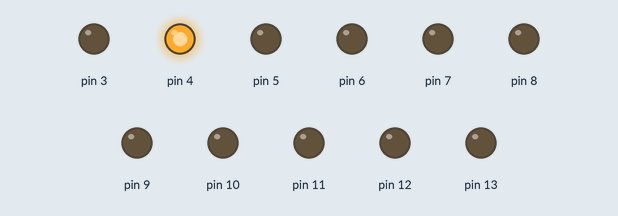
Recording of a sketch running on a simulated Arduino Uno, built with avr-gcc and run on an emulated ATmega328P. On the bench: output pins drawn as LEDs (lit = HIGH).

Above: at 0.3 s.
At 0.7 s:
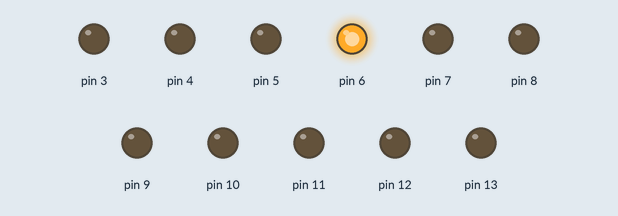
At 1.3 s:
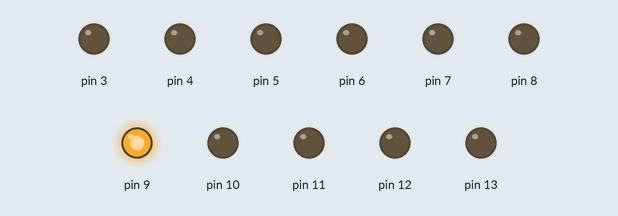
At 2.2 s:
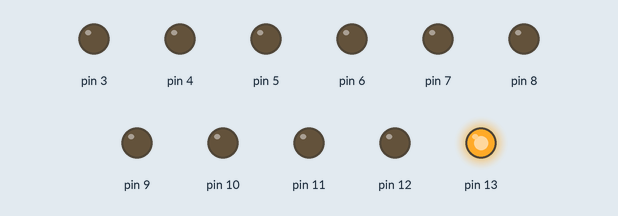
At 3.3 s:
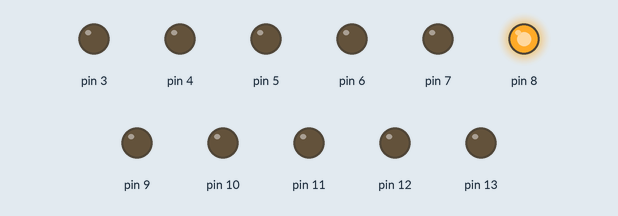
At 4.4 s:
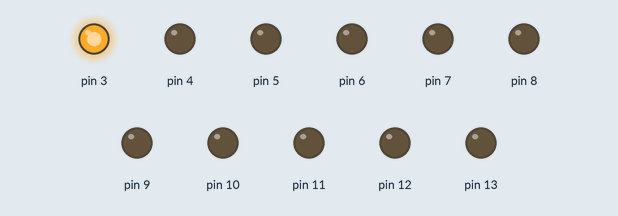
Timing chart, 0 to 5.7 s (numbered marks = the images above):
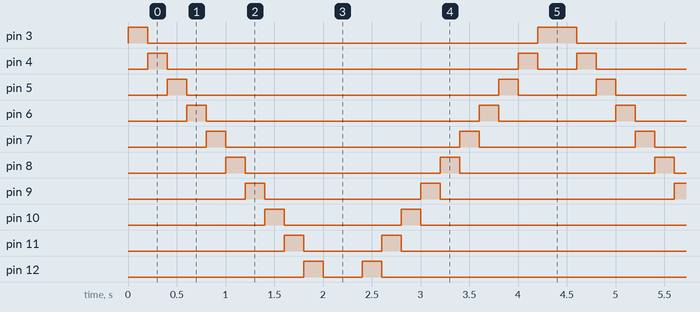

The sketch:

week03_6_auto_for_up_for_down.ino
```cpp
void setup() {
for(int i=3;i<=13;i++){
    pinMode(i,OUTPUT);
  }
}

void loop() {
  for(int i=3;i<=13;i++){ // 3-->13
    for(int k=3;k<=13;k++) digitalWrite(k,LOW); //全暗
    digitalWrite(i,HIGH); //指定的亮
    delay(200);
  }
  for(int i=13;i>=3;i--){ // 3<--13
    for(int k=3;k<=13;k++) digitalWrite(k,LOW); //全暗
    digitalWrite(i,HIGH);
    delay(200);
  }
}
```

Measured:
- by itself, pin 3: repeats every 4.4 s: LOW 4.0 s, HIGH 0.40 s
- by itself, pin 4: repeats every 4.4 s: LOW 3.6 s, HIGH 0.20 s, LOW 0.40 s, HIGH 0.20 s
- by itself, pin 5: repeats every 4.4 s: LOW 3.2 s, HIGH 0.20 s, LOW 0.80 s, HIGH 0.20 s
- by itself, pin 6: repeats every 4.4 s: LOW 2.8 s, HIGH 0.20 s, LOW 1.2 s, HIGH 0.20 s
- by itself, pin 7: repeats every 4.4 s: LOW 2.4 s, HIGH 0.20 s, LOW 1.6 s, HIGH 0.20 s
- by itself, pin 8: alternates HIGH for 0.20 s and LOW for 2.0 s
- by itself, pin 9: repeats every 4.4 s: LOW 1.6 s, HIGH 0.20 s, LOW 2.4 s, HIGH 0.20 s
- by itself, pin 10: repeats every 4.4 s: LOW 1.2 s, HIGH 0.20 s, LOW 2.8 s, HIGH 0.20 s
